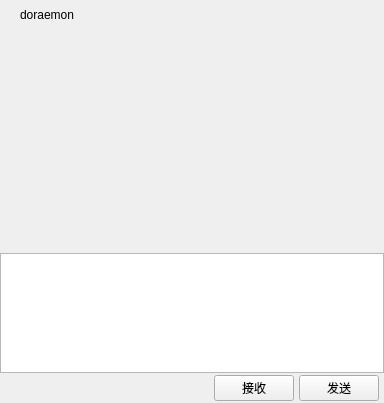
<?xml version="1.0" encoding="UTF-8"?>
<ui version="4.0">
 <class>ChatPage</class>
 <widget class="QWidget" name="ChatPage">
  <property name="geometry">
   <rect>
    <x>0</x>
    <y>0</y>
    <width>384</width>
    <height>403</height>
   </rect>
  </property>
  <property name="windowTitle">
   <string>Form</string>
  </property>
  <layout class="QVBoxLayout" name="verticalLayout">
   <property name="leftMargin">
    <number>0</number>
   </property>
   <property name="topMargin">
    <number>0</number>
   </property>
   <property name="rightMargin">
    <number>0</number>
   </property>
   <property name="bottomMargin">
    <number>0</number>
   </property>
   <item>
    <widget class="QWidget" name="chat_data_wid" native="true">
     <property name="sizePolicy">
      <sizepolicy hsizetype="Preferred" vsizetype="Expanding">
       <horstretch>0</horstretch>
       <verstretch>0</verstretch>
      </sizepolicy>
     </property>
     <layout class="QVBoxLayout" name="verticalLayout_3">
      <property name="spacing">
       <number>0</number>
      </property>
      <property name="leftMargin">
       <number>0</number>
      </property>
      <property name="topMargin">
       <number>0</number>
      </property>
      <property name="rightMargin">
       <number>0</number>
      </property>
      <property name="bottomMargin">
       <number>0</number>
      </property>
      <item>
       <widget class="QWidget" name="title_wid" native="true">
        <property name="minimumSize">
         <size>
          <width>0</width>
          <height>30</height>
         </size>
        </property>
        <property name="maximumSize">
         <size>
          <width>16777215</width>
          <height>30</height>
         </size>
        </property>
        <layout class="QVBoxLayout" name="verticalLayout_4">
         <property name="spacing">
          <number>0</number>
         </property>
         <property name="leftMargin">
          <number>20</number>
         </property>
         <property name="topMargin">
          <number>3</number>
         </property>
         <property name="rightMargin">
          <number>3</number>
         </property>
         <property name="bottomMargin">
          <number>3</number>
         </property>
         <item>
          <widget class="QWidget" name="widget_2" native="true">
           <layout class="QVBoxLayout" name="verticalLayout_5">
            <property name="spacing">
             <number>0</number>
            </property>
            <property name="leftMargin">
             <number>0</number>
            </property>
            <property name="topMargin">
             <number>0</number>
            </property>
            <property name="rightMargin">
             <number>0</number>
            </property>
            <property name="bottomMargin">
             <number>0</number>
            </property>
            <item>
             <widget class="QLabel" name="title_lb">
              <property name="text">
               <string>doraemon</string>
              </property>
             </widget>
            </item>
           </layout>
          </widget>
         </item>
        </layout>
       </widget>
      </item>
      <item>
       <widget class="ChatView" name="chat_data_list" native="true"/>
      </item>
      <item>
       <widget class="QWidget" name="tool_wid" native="true">
        <property name="minimumSize">
         <size>
          <width>0</width>
          <height>30</height>
         </size>
        </property>
        <property name="maximumSize">
         <size>
          <width>16777215</width>
          <height>30</height>
         </size>
        </property>
        <layout class="QHBoxLayout" name="horizontalLayout_3">
         <property name="leftMargin">
          <number>0</number>
         </property>
         <property name="topMargin">
          <number>0</number>
         </property>
         <property name="rightMargin">
          <number>0</number>
         </property>
         <property name="bottomMargin">
          <number>0</number>
         </property>
         <item>
          <spacer name="horizontalSpacer_3">
           <property name="orientation">
            <enum>Qt::Horizontal</enum>
           </property>
           <property name="sizeType">
            <enum>QSizePolicy::Fixed</enum>
           </property>
           <property name="sizeHint" stdset="0">
            <size>
             <width>5</width>
             <height>20</height>
            </size>
           </property>
          </spacer>
         </item>
         <item>
          <widget class="ClickedLabel" name="emo_lb">
           <property name="minimumSize">
            <size>
             <width>25</width>
             <height>25</height>
            </size>
           </property>
           <property name="maximumSize">
            <size>
             <width>25</width>
             <height>25</height>
            </size>
           </property>
           <property name="text">
            <string/>
           </property>
          </widget>
         </item>
         <item>
          <spacer name="horizontalSpacer_2">
           <property name="orientation">
            <enum>Qt::Horizontal</enum>
           </property>
           <property name="sizeType">
            <enum>QSizePolicy::Fixed</enum>
           </property>
           <property name="sizeHint" stdset="0">
            <size>
             <width>5</width>
             <height>20</height>
            </size>
           </property>
          </spacer>
         </item>
         <item>
          <widget class="ClickedLabel" name="file_lb">
           <property name="minimumSize">
            <size>
             <width>25</width>
             <height>25</height>
            </size>
           </property>
           <property name="maximumSize">
            <size>
             <width>25</width>
             <height>25</height>
            </size>
           </property>
           <property name="text">
            <string/>
           </property>
          </widget>
         </item>
         <item>
          <spacer name="horizontalSpacer_4">
           <property name="orientation">
            <enum>Qt::Horizontal</enum>
           </property>
           <property name="sizeHint" stdset="0">
            <size>
             <width>40</width>
             <height>20</height>
            </size>
           </property>
          </spacer>
         </item>
        </layout>
       </widget>
      </item>
      <item>
       <widget class="MessageTextEdit" name="chatEdit">
        <property name="minimumSize">
         <size>
          <width>0</width>
          <height>120</height>
         </size>
        </property>
        <property name="maximumSize">
         <size>
          <width>16777215</width>
          <height>120</height>
         </size>
        </property>
       </widget>
      </item>
      <item>
       <widget class="QWidget" name="send_wid" native="true">
        <property name="minimumSize">
         <size>
          <width>0</width>
          <height>30</height>
         </size>
        </property>
        <property name="maximumSize">
         <size>
          <width>16777215</width>
          <height>30</height>
         </size>
        </property>
        <layout class="QHBoxLayout" name="horizontalLayout_4">
         <property name="spacing">
          <number>0</number>
         </property>
         <property name="leftMargin">
          <number>0</number>
         </property>
         <property name="topMargin">
          <number>0</number>
         </property>
         <property name="rightMargin">
          <number>0</number>
         </property>
         <property name="bottomMargin">
          <number>0</number>
         </property>
         <item>
          <spacer name="horizontalSpacer_5">
           <property name="orientation">
            <enum>Qt::Horizontal</enum>
           </property>
           <property name="sizeHint" stdset="0">
            <size>
             <width>40</width>
             <height>20</height>
            </size>
           </property>
          </spacer>
         </item>
         <item>
          <widget class="QPushButton" name="recieve_btn">
           <property name="text">
            <string>接收</string>
           </property>
          </widget>
         </item>
         <item>
          <spacer name="horizontalSpacer_7">
           <property name="orientation">
            <enum>Qt::Horizontal</enum>
           </property>
           <property name="sizeType">
            <enum>QSizePolicy::Fixed</enum>
           </property>
           <property name="sizeHint" stdset="0">
            <size>
             <width>5</width>
             <height>20</height>
            </size>
           </property>
          </spacer>
         </item>
         <item>
          <widget class="QPushButton" name="send_btn">
           <property name="text">
            <string>发送</string>
           </property>
          </widget>
         </item>
         <item>
          <spacer name="horizontalSpacer_6">
           <property name="orientation">
            <enum>Qt::Horizontal</enum>
           </property>
           <property name="sizeType">
            <enum>QSizePolicy::Fixed</enum>
           </property>
           <property name="sizeHint" stdset="0">
            <size>
             <width>5</width>
             <height>20</height>
            </size>
           </property>
          </spacer>
         </item>
        </layout>
       </widget>
      </item>
     </layout>
    </widget>
   </item>
  </layout>
 </widget>
 <customwidgets>
  <customwidget>
   <class>ClickedLabel</class>
   <extends>QLabel</extends>
   <header>clickedlabel.h</header>
  </customwidget>
  <customwidget>
   <class>ChatView</class>
   <extends>QWidget</extends>
   <header>chatview.h</header>
   <container>1</container>
  </customwidget>
  <customwidget>
   <class>MessageTextEdit</class>
   <extends>QTextEdit</extends>
   <header>messagetextedit.h</header>
  </customwidget>
 </customwidgets>
 <resources/>
 <connections/>
</ui>
